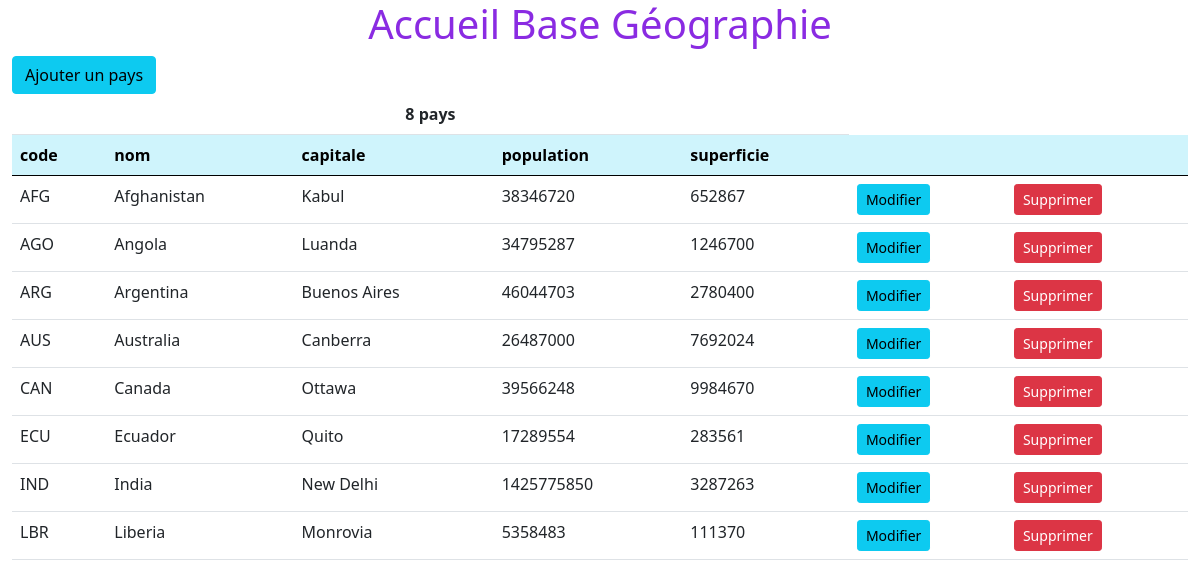
The app's page /php-mariadb-episode-11/index.php, older data.
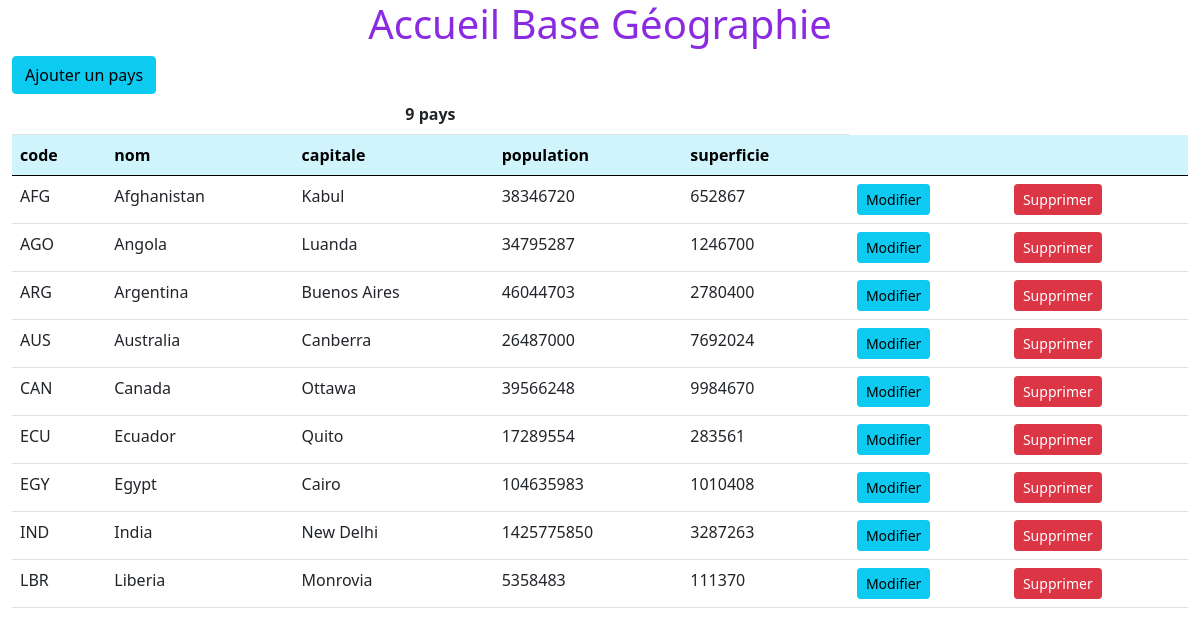
The same page, newer data.
### tables this page shows
CREATE TABLE pays (
    code CHAR(3) NOT NULL,
    nom VARCHAR(100) UNIQUE NOT NULL,
    capitale VARCHAR(100) DEFAULT NULL,
    population INTEGER DEFAULT NULL,
    superficie INTEGER DEFAULT NULL,
    PRIMARY KEY(code)
) ENGINE InnoDB DEFAULT CHARSET=utf8mb4;

### php-mariadb-episode-11/index.php (the view, shortened to what this page needs)
<?php
try {
    $dbh = new PDO('mysql:host=127.0.0.1;dbname=geographie;port=3306;charset=utf8mb4', 'marco', 'polo');
    $stmt = $dbh->query('SELECT * FROM pays');
    $les_pays = $stmt->fetchAll(PDO::FETCH_ASSOC);
    $nb_pays = count($les_pays);
} catch (Exception $e) {
    $message = $e->getMessage();
    $feedback = alerte($message, 'alert-danger');
}
?>
<!DOCTYPE html>
<html lang="fr">
    <head>
        <link href="./styles/bootstrap.min.css" rel="stylesheet" type="text/css">
        <link href="./styles/geo.css" rel="stylesheet" type="text/css">
    </head>
    <body>
        <div class="jumbotron text-center">
            <h1>Accueil Base Géographie</h1>
        </div>
        <div class="container-fluid">
            <?php
                if (isset($feedback)) {
                    echo $feedback;
                } else {
            ?>
            <a href="./ajouter-pays.php" class="btn btn-info">Ajouter un pays</a>
            <table class="table">
                <thead>
                    <tr>
                        <th class="text-center" colspan="5"><?= $nb_pays ?> pays</th>
                    </tr>
                    <tr class="table-info">
                        <th>code</th>
                        <th>nom</th>
                        <th>capitale</th>
                        <th>population</th>
                        <th>superficie</th>
                        <th></th>
                        <th></th>
                    </tr>
                </thead>
                <tbody>
                    <?php foreach ($les_pays as $un_pays) { ?>
                        <tr>
                            <td><?= $un_pays["code"] ?></td>
                            <td><?= $un_pays["nom"] ?></td>
                            <td><?= $un_pays["capitale"] ?></td>
                            <td><?= $un_pays["population"] ?></td>
                            <td><?= $un_pays["superficie"] ?></td>
                            <td>
                                <form action="./modifier-pays.php" method="post">
                                    <button type="submit" class="btn btn-sm btn-info">Modifier</a>
                                </form>
                            </td>
                            <td>
                                <form action="./supprimer-pays-resultat.php" method="post">
                                    <button type="submit" class="btn btn-sm btn-danger">Supprimer</a>
                                </form>
                            </td>
                        </tr>
                    <?php } ?>
                </tbody>
            </table>
            <?php } ?>
        </div>
    </body>
</html>

Row changes from the older to the newer data that the page shows:
added pays: code "EGY", nom "Egypt", capitale "Cairo", population "104635983", superficie "1010408"
Text that changed along with them:
$nb_pays: "8" → "9"
